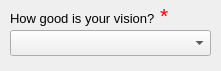
     <widget class="QWidget" name="demo_widget_vision" native="true">
      <property name="geometry">
       <rect>
        <x>30</x>
        <y>310</y>
        <width>221</width>
        <height>71</height>
       </rect>
      </property>
      <property name="font">
       <font>
        <pointsize>10</pointsize>
       </font>
      </property>
      <widget class="QLabel" name="demo_test_vision">
       <property name="geometry">
        <rect>
         <x>10</x>
         <y>10</y>
         <width>151</width>
         <height>16</height>
        </rect>
       </property>
       <property name="font">
        <font>
         <family>Arial</family>
         <pointsize>10</pointsize>
        </font>
       </property>
       <property name="text">
        <string>How good is your vision?</string>
       </property>
      </widget>
      <widget class="QComboBox" name="demo_box_vision">
       <property name="geometry">
        <rect>
         <x>10</x>
         <y>30</y>
         <width>201</width>
         <height>26</height>
        </rect>
       </property>
       <property name="font">
        <font>
         <pointsize>10</pointsize>
        </font>
       </property>
       <item>
        <property name="text">
         <string/>
        </property>
       </item>
       <item>
        <property name="text">
         <string>20/20 uncorrected vision</string>
        </property>
       </item>
       <item>
        <property name="text">
         <string>Corrected with contact lenses</string>
        </property>
       </item>
       <item>
        <property name="text">
         <string>Corrected with Glasses</string>
        </property>
       </item>
       <item>
        <property name="text">
         <string>Vision Problems</string>
        </property>
       </item>
      </widget>
      <widget class="QLabel" name="demo_error_vision">
       <property name="geometry">
        <rect>
         <x>160</x>
         <y>0</y>
         <width>41</width>
         <height>31</height>
        </rect>
       </property>
       <property name="palette">
        <palette>
         <active>
          <colorrole role="WindowText">
           <brush brushstyle="SolidPattern">
            <color alpha="255">
             <red>255</red>
             <green>0</green>
             <blue>0</blue>
            </color>
           </brush>
          </colorrole>
         </active>
         <inactive>
          <colorrole role="WindowText">
           <brush brushstyle="SolidPattern">
            <color alpha="255">
             <red>255</red>
             <green>0</green>
             <blue>0</blue>
            </color>
           </brush>
          </colorrole>
         </inactive>
         <disabled>
          <colorrole role="WindowText">
           <brush brushstyle="SolidPattern">
            <color alpha="255">
             <red>69</red>
             <green>69</green>
             <blue>69</blue>
            </color>
           </brush>
          </colorrole>
         </disabled>
        </palette>
       </property>
       <property name="font">
        <font>
         <family>Arial</family>
         <pointsize>16</pointsize>
        </font>
       </property>
       <property name="text">
        <string>*</string>
       </property>
      </widget>
     </widget>
